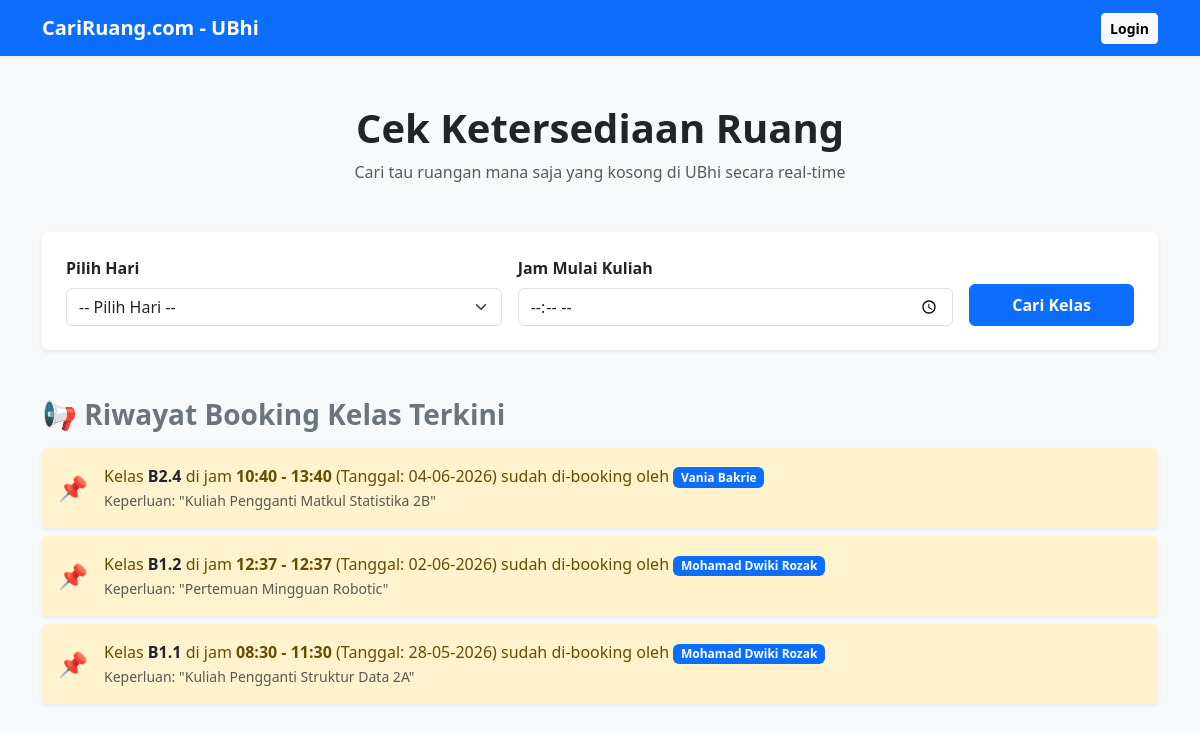
The page / on the database its author committed.
### tables this page shows
CREATE TABLE `jadwal_pengganti` (
  `id_reservasi` int NOT NULL,
  `id_ruangan` int DEFAULT NULL,
  `id_user` int DEFAULT NULL,
  `tanggal` date NOT NULL,
  `jam_mulai` time NOT NULL,
  `jam_selesai` time NOT NULL,
  `keterangan` text,
  `waktu_booking` timestamp NULL DEFAULT CURRENT_TIMESTAMP
);

CREATE TABLE `ruangan` (
  `id_ruangan` int NOT NULL,
  `nama_ruang` varchar(10) NOT NULL,
  `kapasitas` int NOT NULL
);

CREATE TABLE `user` (
  `id_user` int NOT NULL,
  `username` varchar(30) NOT NULL,
  `password` varchar(100) NOT NULL,
  `nama_lengkap` varchar(50) NOT NULL,
  `nomor_wa` varchar(15) NOT NULL,
  `role` enum('admin','user') DEFAULT 'user'
);

### index.php (the view, shortened to what this page needs)
<?php
include 'koneksi.php';
?>
<!DOCTYPE html>
<html lang="id">
<head>
  <link href="https://cdn.jsdelivr.net/npm/bootstrap@5.3.0/dist/css/bootstrap.min.css" rel="stylesheet">
</head>
<body class="bg-light">
  <nav class="navbar navbar-expand-lg navbar-dark bg-primary shadow-sm">
    <div class="container">
      <a class="navbar-brand fw-bold" href="index.php">CariRuang.com - UBhi</a>
      <div class="d-flex align-items-center">
        <?php
        if (isset($_SESSION['login'])) {
        ?>
          <span class="text-white me-3 small">Halo, <strong><?php echo $_SESSION['nama']; ?></strong></span>
          <a href="lihat_denah.php" class="btn btn-outline-light btn-sm fw-bold me-2" target="_blank">Denah</a>
          <a href="logout.php" class="btn btn-danger btn-sm fw-bold shadow-sm" onclick="return confirm('Apakah Anda yakin ingin keluar?')">Logout</a>
        <?php
        } else {
        ?>
          <a href="login.php" class="btn btn-light btn-sm fw-bold">Login</a>
        <?php
        }
        ?>
      </div>
    </div>
  </nav>
  <div class="container my-5">
    <div class="text-center mb-5">
      <h1 class="fw-bold text-dark">Cek Ketersediaan Ruang</h1>
      <p class="text-muted">Cari tau ruangan mana saja yang kosong di UBhi secara real-time</p>
    </div>
    <div class="card shadow-sm border-0 mb-5">
      <div class="card-body p-4">
        <form action="cari.php" method="GET" class="row g-3">
          <div class="col-md-5">
            <label class="form-label fw-bold">Pilih Hari</label>
            <select name="hari" class="form-select" required>
              <option value="">-- Pilih Hari --</option>
            </select>
          </div>
          <div class="col-md-5">
            <label class="form-label fw-bold">Jam Mulai Kuliah</label>
            <input type="time" name="jam" class="form-control" required>
          </div>
          <div class="col-md-2 d-flex align-items-end">
            <button type="submit" class="btn btn-primary w-100 fw-bold py-2">Cari Kelas</button>
          </div>
        </form>
      </div>
    </div>
    <div class="mb-5">
      <h3 class="fw-bold mb-3 text-secondary">📢 Riwayat Booking Kelas Terkini</h3>
      <?php
      $query_riwayat = "SELECT jp.*, r.nama_ruang, u.nama_lengkap
                        FROM jadwal_pengganti AS jp
                        JOIN ruangan AS r ON jp.id_ruangan = r.id_ruangan
                        JOIN user AS u ON jp.id_user = u.id_user";
      $result_riwayat = mysqli_query($koneksi, $query_riwayat);
      if ($result_riwayat && mysqli_num_rows($result_riwayat) > 0) {
        $semua_riwayat = [];
        while ($row_riwayat = mysqli_fetch_assoc($result_riwayat)) {
          $semua_riwayat[] = $row_riwayat;
        }
        $semua_riwayat = array_reverse($semua_riwayat);
        $maksimal_tampil = array_slice($semua_riwayat, 0, 5);
        foreach ($maksimal_tampil as $riwayat) {
          $tanggal_format = date('d-m-Y', strtotime($riwayat['tanggal']));
          $jam_mulai_format = date('H:i', strtotime($riwayat['jam_mulai']));
          $jam_selesai_format = date('H:i', strtotime($riwayat['jam_selesai']));
      ?>
          <div class="alert alert-warning border-0 shadow-sm d-flex align-items-center py-3 mb-2" role="alert">
            <span class="fs-4 me-3">📌</span>
            <div>
              Kelas <strong class="text-dark"><?php echo $riwayat['nama_ruang']; ?></strong>
              di jam <strong><?php echo $jam_mulai_format; ?> - <?php echo $jam_selesai_format; ?></strong> (Tanggal: <?php echo $tanggal_format; ?>)
              sudah di-booking oleh <span class="badge bg-primary"><?php echo $riwayat['nama_lengkap']; ?></span>
              <br>
              <small class="text-muted italic">Keperluan: "<?php echo $riwayat['keterangan']; ?>"</small>
            </div>
          </div>
      <?php
        }
      } else {
        echo '<div class="card border-0 bg-white p-4 text-center text-muted shadow-sm mb-2">
                  <p class="m-0 small">Belum ada ruangan yang di-booking hari ini. Ruangan kosong bebas digunakan!</p>
                </div>';
      }
      ?>
    </div>

### rows shown on the page
jadwal_pengganti: id_ruangan.nama_ruang "B2.4", jam_mulai "10:40", jam_selesai "13:40", tanggal "04-06-2026", id_user.nama_lengkap "Vania Bakrie", keterangan "Kuliah Pengganti Matkul Statistika 2B"
jadwal_pengganti: id_ruangan.nama_ruang "B1.2", jam_mulai "12:37", jam_selesai "12:37", tanggal "02-06-2026", id_user.nama_lengkap "Mohamad Dwiki Rozak", keterangan "Pertemuan Mingguan Robotic"
jadwal_pengganti: id_ruangan.nama_ruang "B1.1", jam_mulai "08:30", jam_selesai "11:30", tanggal "28-05-2026", id_user.nama_lengkap "Mohamad Dwiki Rozak", keterangan "Kuliah Pengganti Struktur Data 2A"
